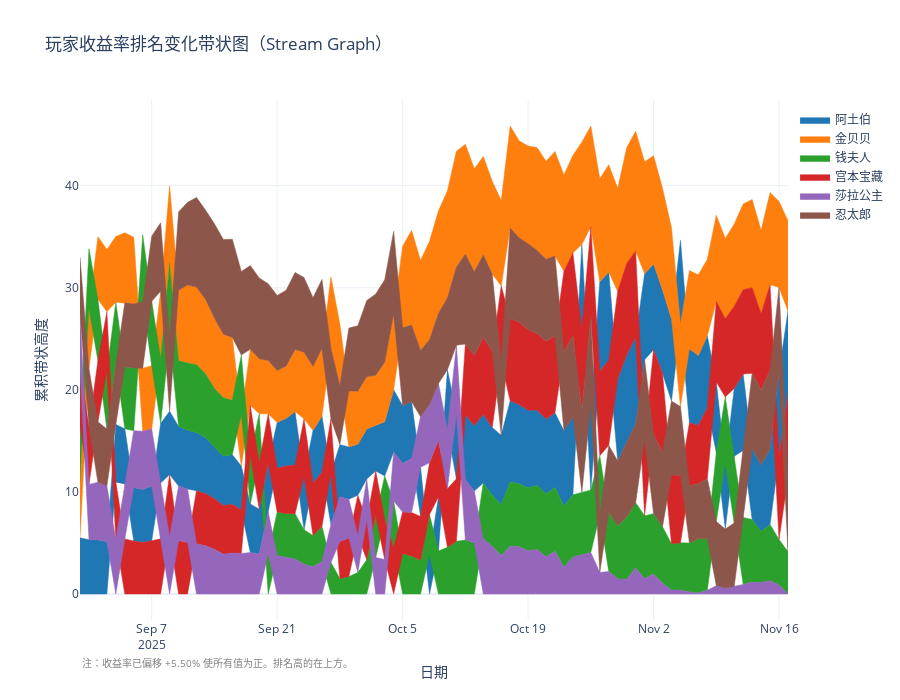

Notebook code cell kept with this figure:
### Markdown cell above
## Claude的生成结果

### Code cell
import plotly.graph_objects as go
import numpy as np
import pandas as pd

# --- 1. 计算每个玩家的收益率 ---
player_returns = {}
initial_assets = {}

for player_name, df in player_dataframes.items():
    initial_asset = df['total_assets'].iloc[0]
    initial_assets[player_name] = initial_asset
    returns = (df['total_assets'] / initial_asset - 1) * 100
    player_returns[player_name] = returns.values

returns_df = pd.DataFrame(player_returns, index=player_dataframes[list(player_dataframes.keys())[0]]['date'])

# --- 2. 计算全局最小收益率和偏移量C ---
global_min_return = returns_df.min().min()
C = -global_min_return
print(f"全局最小收益率: {global_min_return:.2f}%")
print(f"偏移量 C: {C:.2f}%")

# --- 3. 每个时刻按收益率排序，构建每个玩家的y坐标 ---
dates = returns_df.index
num_days = len(dates)
player_names = list(returns_df.columns)

colors = ['#1f77b4', '#ff7f0e', '#2ca02c', '#d62728', '#9467bd',
          '#8c564b', '#e377c2', '#7f7f7f', '#bcbd22', '#17becf']
player_colors = {player: colors[i % len(colors)]
                 for i, player in enumerate(player_names)}

player_boundaries = {player: {'y_lower': [], 'y_upper': [], 'hover': []}
                     for player in player_names}

for day_idx in range(num_days):
    day_returns = returns_df.iloc[day_idx].sort_values(ascending=True)

    cumulative_height = 0
    for player_name in day_returns.index:
        player_return = day_returns[player_name]
        band_height = player_return + C

        player_boundaries[player_name]['y_lower'].append(cumulative_height)
        player_boundaries[player_name]['y_upper'].append(cumulative_height + band_height)

        rank = len(day_returns) - list(day_returns.index).index(player_name)
        hover_text = (f"日期: {dates[day_idx]}<br>"
                     f"玩家: {player_name}<br>"
                     f"收益率: {player_return:.2f}%<br>"
                     f"排名: {rank}/{len(player_names)}")
        player_boundaries[player_name]['hover'].append(hover_text)

        cumulative_height += band_height

# --- 4. 绘制带状图（不显示在hover中）---
fig = go.Figure()

for player_name in player_names:
    boundaries = player_boundaries[player_name]

    x_coords = list(dates) + list(dates)[::-1]
    y_coords = boundaries['y_upper'] + boundaries['y_lower'][::-1]

    fig.add_trace(go.Scatter(
        x=x_coords,
        y=y_coords,
        name=player_name,
        fill='toself',
        fillcolor=player_colors[player_name],
        line=dict(width=0.5, color=player_colors[player_name]),
        mode='lines',
        hoverinfo='skip',  # 条带不显示hover
        showlegend=True
    ))

# --- 5. 添加不可见的hover触发线 ---
for day_idx in range(num_days):
    # 构建当天的hover文本（显示所有玩家）
    day_returns = returns_df.iloc[day_idx].sort_values(ascending=False)  # 从高到低排序
    hover_lines = [f"<b>日期: {dates[day_idx]}</b><br>"]

    for rank, (player_name, player_return) in enumerate(day_returns.items(), 1):
        hover_lines.append(
            f"{rank}. {player_name}: {player_return:.2f}%"
        )

    hover_text = "<br>".join(hover_lines)

    # 添加一条从底部到顶部的不可见垂直线
    y_max = sum([returns_df.iloc[day_idx][p] + C for p in player_names])

    fig.add_trace(go.Scatter(
        x=[dates[day_idx], dates[day_idx]],
        y=[0, y_max],
        mode='lines',
        line=dict(width=0.1, color='rgba(0,0,0,0)'),  # 完全透明
        hovertext=hover_text,
        hoverinfo='text',
        showlegend=False,
        name=''
    ))

# --- 6. 更新布局 ---
fig.update_layout(
    title='玩家收益率排名变化带状图（Stream Graph）',
    xaxis_title='日期',
    yaxis_title='累积带状高度',
    hovermode='closest',  # 改为 closest 模式
    height=700,
    template='plotly_white',
    legend=dict(
        yanchor="top",
        y=0.99,
        xanchor="left",
        x=1.01
    )
)

fig.add_annotation(
    text=f"注：收益率已偏移 +{C:.2f}% 使所有值为正。排名高的在上方。",
    xref="paper", yref="paper",
    x=0, y=-0.1,
    showarrow=False,
    font=dict(size=10, color="gray")
)

fig.show()

# --- 7. 打印排名变化示例 ---
# print("\n--- 收益率排名变化（前5天）---")
# for day_idx in range(min(5, num_days)):
#     print(f"\n日期: {dates[day_idx]}")
#     day_sorted = returns_df.iloc[day_idx].sort_values(ascending=False)
#     for rank, (player, ret) in enumerate(day_sorted.items(), 1):
#         print(f"  {rank}. {player}: {ret:.2f}%")

# print("\n--- 收益率排名变化（最后3天）---")
# for day_idx in range(max(0, num_days-3), num_days):
#     print(f"\n日期: {dates[day_idx]}")
#     day_sorted = returns_df.iloc[day_idx].sort_values(ascending=False)
#     for rank, (player, ret) in enumerate(day_sorted.items(), 1):
#         print(f"  {rank}. {player}: {ret:.2f}%")

### Figure 1 — Plotly figure (JSON) as saved in the notebook; plotly's stock layout.template omitted (floating-point values rounded to 4 significant figures; data arrays with more than 128 entries replaced by an {"elided": "..."} marker saying what was removed)
{"data": [{"fill": "toself", "fillcolor": "#1f77b4", "hoverinfo": "skip", "line": {"color": "#1f77b4", "width": 0.5}, "mode": "lines", "name": "阿土伯", "showlegend": true, "type": "scatter", "x": {"elided": "160 str values"}, "y": {"elided": "160 float values"}}, {"fill": "toself", "fillcolor": "#ff7f0e", "hoverinfo": "skip", "line": {"color": "#ff7f0e", "width": 0.5}, "mode": "lines", "name": "金贝贝", "showlegend": true, "type": "scatter", "x": {"elided": "160 str values"}, "y": {"elided": "160 float values"}}, {"fill": "toself", "fillcolor": "#2ca02c", "hoverinfo": "skip", "line": {"color": "#2ca02c", "width": 0.5}, "mode": "lines", "name": "钱夫人", "showlegend": true, "type": "scatter", "x": {"elided": "160 str values"}, "y": {"elided": "160 float values"}}, {"fill": "toself", "fillcolor": "#d62728", "hoverinfo": "skip", "line": {"color": "#d62728", "width": 0.5}, "mode": "lines", "name": "宫本宝藏", "showlegend": true, "type": "scatter", "x": {"elided": "160 str values"}, "y": {"elided": "160 float values"}}, {"fill": "toself", "fillcolor": "#9467bd", "hoverinfo": "skip", "line": {"color": "#9467bd", "width": 0.5}, "mode": "lines", "name": "莎拉公主", "showlegend": true, "type": "scatter", "x": {"elided": "160 str values"}, "y": {"elided": "160 float values"}}, {"fill": "toself", "fillcolor": "#8c564b", "hoverinfo": "skip", "line": {"color": "#8c564b", "width": 0.5}, "mode": "lines", "name": "忍太郎", "showlegend": true, "type": "scatter", "x": {"elided": "160 str values"}, "y": {"elided": "160 float values"}}, {"hoverinfo": "text", "hovertext": "<b>日期: 2025-08-30</b><br><br>1. 阿土伯: 0.00%<br>2. 金贝贝: 0.00%<br>3. 钱夫人: 0.00%<br>4. 宫本宝藏: 0.00%<br>5. 莎拉公主: 0.00%<br>6. 忍太郎: 0.00%", "line": {"color": "rgba(0,0,0,0)", "width": 0.1}, "mode": "lines", "name": "", "showlegend": false, "type": "scatter", "x": ["2025-08-30", "2025-08-30"], "y": [0, 33.0]}, {"hoverinfo": "text", "hovertext": "<b>日期: 2025-08-31</b><br><br>1. 金贝贝: 0.38%<br>2. 钱夫人: 0.38%<br>3. 宫本宝藏: 0.17%<br>4. 忍太郎: 0.17%<br>5. 莎拉公主: -0.10%<br>6. 阿土伯: -0.18%", "line": {"color": "rgba(0,0,0,0)", "width": 0.1}, "mode": "lines", "name": "", "showlegend": false, "type": "scatter", "x": ["2025-08-31", "2025-08-31"], "y": [0, 33.82]}, {"hoverinfo": "text", "hovertext": "<b>日期: 2025-09-01</b><br><br>1. 金贝贝: 0.62%<br>2. 钱夫人: 0.52%<br>3. 宫本宝藏: 0.49%<br>4. 忍太郎: 0.42%<br>5. 莎拉公主: 0.15%<br>6. 阿土伯: -0.21%", "line": {"color": "rgba(0,0,0,0)", "width": 0.1}, "mode": "lines", "name": "", "showlegend": false, "type": "scatter", "x": ["2025-09-01", "2025-09-01"], "y": [0, 34.99]}, {"hoverinfo": "text", "hovertext": "<b>日期: 2025-09-02</b><br><br>1. 金贝贝: 0.59%<br>2. 宫本宝藏: 0.30%<br>3. 钱夫人: 0.19%<br>4. 忍太郎: 0.06%<br>5. 莎拉公主: -0.03%<br>6. 阿土伯: -0.38%", "line": {"color": "rgba(0,0,0,0)", "width": 0.1}, "mode": "lines", "name": "", "showlegend": false, "type": "scatter", "x": ["2025-09-02", "2025-09-02"], "y": [0, 33.74]}, {"hoverinfo": "text", "hovertext": "<b>日期: 2025-09-03</b><br><br>1. 金贝贝: 0.94%<br>2. 钱夫人: 0.54%<br>3. 忍太郎: 0.45%<br>4. 阿土伯: 0.14%<br>5. 宫本宝藏: 0.12%<br>6. 莎拉公主: -0.17%", "line": {"color": "rgba(0,0,0,0)", "width": 0.1}, "mode": "lines", "name": "", "showlegend": false, "type": "scatter", "x": ["2025-09-03", "2025-09-03"], "y": [0, 35.02]}, {"hoverinfo": "text", "hovertext": "<b>日期: 2025-09-04</b><br><br>1. 金贝贝: 1.36%<br>2. 忍太郎: 0.76%<br>3. 钱夫人: 0.56%<br>4. 阿土伯: -0.09%<br>5. 莎拉公主: -0.10%<br>6. 宫本宝藏: -0.12%", "line": {"color": "rgba(0,0,0,0)", "width": 0.1}, "mode": "lines", "name": "", "showlegend": false, "type": "scatter", "x": ["2025-09-04", "2025-09-04"], "y": [0, 35.37]}, {"hoverinfo": "text", "hovertext": "<b>日期: 2025-09-05</b><br><br>1. 金贝贝: 1.03%<br>2. 忍太郎: 0.76%<br>3. 钱夫人: 0.66%<br>4. 莎拉公主: 0.07%<br>5. 阿土伯: -0.28%<br>6. 宫本宝藏: -0.30%", "line": {"color": "rgba(0,0,0,0)", "width": 0.1}, "mode": "lines", "name": "", "showlegend": false, "type": "scatter", "x": ["2025-09-05", "2025-09-05"], "y": [0, 34.94]}, {"hoverinfo": "text", "hovertext": "<b>日期: 2025-09-06</b><br><br>1. 钱夫人: 1.06%<br>2. 忍太郎: 1.03%<br>3. 金贝贝: 0.65%<br>4. 莎拉公主: 0.21%<br>5. 阿土伯: -0.30%<br>6. 宫本宝藏: -0.46%", "line": {"color": "rgba(0,0,0,0)", "width": 0.1}, "mode": "lines", "name": "", "showlegend": false, "type": "scatter", "x": ["2025-09-06", "2025-09-06"], "y": [0, 35.2]}, {"hoverinfo": "text", "hovertext": "<b>日期: 2025-09-07</b><br><br>1. 忍太郎: 0.88%<br>2. 钱夫人: 0.81%<br>3. 金贝贝: 0.69%<br>4. 莎拉公主: 0.09%<br>5. 阿土伯: -0.14%<br>6. 宫本宝藏: -0.29%", "line": {"color": "rgba(0,0,0,0)", "width": 0.1}, "mode": "lines", "name": "", "showlegend": false, "type": "scatter", "x": ["2025-09-07", "2025-09-07"], "y": [0, 35.05]}, {"hoverinfo": "text", "hovertext": "<b>日期: 2025-09-08</b><br><br>1. 忍太郎: 1.21%<br>2. 金贝贝: 1.08%<br>3. 钱夫人: 0.87%<br>4. 阿土伯: 0.31%<br>5. 莎拉公主: -0.03%<br>6. 宫本宝藏: -0.09%", "line": {"color": "rgba(0,0,0,0)", "width": 0.1}, "mode": "lines", "name": "", "showlegend": false, "type": "scatter", "x": ["2025-09-08", "2025-09-08"], "y": [0, 36.35]}, {"hoverinfo": "text", "hovertext": "<b>日期: 2025-09-09</b><br><br>1. 金贝贝: 2.07%<br>2. 钱夫人: 1.83%<br>3. 忍太郎: 1.66%<br>4. 阿土伯: 0.71%<br>5. 宫本宝藏: 0.56%<br>6. 莎拉公主: 0.14%", "line": {"color": "rgba(0,0,0,0)", "width": 0.1}, "mode": "lines", "name": "", "showlegend": false, "type": "scatter", "x": ["2025-09-09", "2025-09-09"], "y": [0, 39.98]}, {"hoverinfo": "text", "hovertext": "<b>日期: 2025-09-10</b><br><br>1. 忍太郎: 2.16%<br>2. 金贝贝: 1.43%<br>3. 钱夫人: 0.92%<br>4. 阿土伯: 0.35%<br>5. 莎拉公主: -0.14%<br>6. 宫本宝藏: -0.29%", "line": {"color": "rgba(0,0,0,0)", "width": 0.1}, "mode": "lines", "name": "", "showlegend": false, "type": "scatter", "x": ["2025-09-10", "2025-09-10"], "y": [0, 37.42]}, {"hoverinfo": "text", "hovertext": "<b>日期: 2025-09-11</b><br><br>1. 忍太郎: 2.59%<br>2. 金贝贝: 2.15%<br>3. 钱夫人: 1.07%<br>4. 阿土伯: 0.27%<br>5. 莎拉公主: -0.29%<br>6. 宫本宝藏: -0.44%", "line": {"color": "rgba(0,0,0,0)", "width": 0.1}, "mode": "lines", "name": "", "showlegend": false, "type": "scatter", "x": ["2025-09-11", "2025-09-11"], "y": [0, 38.36]}, {"hoverinfo": "text", "hovertext": "<b>日期: 2025-09-12</b><br><br>1. 忍太郎: 3.29%<br>2. 金贝贝: 2.11%<br>3. 钱夫人: 1.13%<br>4. 阿土伯: 0.21%<br>5. 宫本宝藏: -0.32%<br>6. 莎拉公主: -0.57%", "line": {"color": "rgba(0,0,0,0)", "width": 0.1}, "mode": "lines", "name": "", "showlegend": false, "type": "scatter", "x": ["2025-09-12", "2025-09-12"], "y": [0, 38.85]}, {"hoverinfo": "text", "hovertext": "<b>日期: 2025-09-13</b><br><br>1. 忍太郎: 3.23%<br>2. 金贝贝: 1.82%<br>3. 钱夫人: 0.74%<br>4. 阿土伯: 0.00%<br>5. 宫本宝藏: -0.40%<br>6. 莎拉公主: -0.77%", "line": {"color": "rgba(0,0,0,0)", "width": 0.1}, "mode": "lines", "name": "", "showlegend": false, "type": "scatter", "x": ["2025-09-13", "2025-09-13"], "y": [0, 37.61]}, {"hoverinfo": "text", "hovertext": "<b>日期: 2025-09-14</b><br><br>1. 忍太郎: 3.74%<br>2. 金贝贝: 1.38%<br>3. 钱夫人: 0.26%<br>4. 阿土伯: -0.46%<br>5. 宫本宝藏: -0.55%<br>6. 莎拉公主: -1.12%", "line": {"color": "rgba(0,0,0,0)", "width": 0.1}, "mode": "lines", "name": "", "showlegend": false, "type": "scatter", "x": ["2025-09-14", "2025-09-14"], "y": [0, 36.25]}, {"hoverinfo": "text", "hovertext": "<b>日期: 2025-09-15</b><br><br>1. 忍太郎: 3.77%<br>2. 金贝贝: 0.72%<br>3. 钱夫人: 0.22%<br>4. 阿土伯: -0.66%<br>5. 宫本宝藏: -0.73%<br>6. 莎拉公主: -1.60%", "line": {"color": "rgba(0,0,0,0)", "width": 0.1}, "mode": "lines", "name": "", "showlegend": false, "type": "scatter", "x": ["2025-09-15", "2025-09-15"], "y": [0, 34.72]}, {"hoverinfo": "text", "hovertext": "<b>日期: 2025-09-16</b><br><br>1. 忍太郎: 4.12%<br>2. 金贝贝: 0.66%<br>3. 钱夫人: -0.17%<br>4. 阿土伯: -0.63%<br>5. 宫本宝藏: -0.75%<br>6. 莎拉公主: -1.48%", "line": {"color": "rgba(0,0,0,0)", "width": 0.1}, "mode": "lines", "name": "", "showlegend": false, "type": "scatter", "x": ["2025-09-16", "2025-09-16"], "y": [0, 34.76]}, {"hoverinfo": "text", "hovertext": "<b>日期: 2025-09-17</b><br><br>1. 忍太郎: 2.68%<br>2. 钱夫人: 0.33%<br>3. 金贝贝: -0.47%<br>4. 阿土伯: -1.18%<br>5. 宫本宝藏: -1.23%<br>6. 莎拉公主: -1.54%", "line": {"color": "rgba(0,0,0,0)", "width": 0.1}, "mode": "lines", "name": "", "showlegend": false, "type": "scatter", "x": ["2025-09-17", "2025-09-17"], "y": [0, 31.58]}, {"hoverinfo": "text", "hovertext": "<b>日期: 2025-09-18</b><br><br>1. 忍太郎: 2.70%<br>2. 金贝贝: -0.03%<br>3. 宫本宝藏: -0.61%<br>4. 钱夫人: -0.73%<br>5. 阿土伯: -0.75%<br>6. 莎拉公主: -1.43%", "line": {"color": "rgba(0,0,0,0)", "width": 0.1}, "mode": "lines", "name": "", "showlegend": false, "type": "scatter", "x": ["2025-09-18", "2025-09-18"], "y": [0, 32.16]}, {"hoverinfo": "text", "hovertext": "<b>日期: 2025-09-19</b><br><br>1. 忍太郎: 2.40%<br>2. 金贝贝: -0.11%<br>3. 钱夫人: -0.67%<br>4. 宫本宝藏: -0.99%<br>5. 阿土伯: -1.11%<br>6. 莎拉公主: -1.58%", "line": {"color": "rgba(0,0,0,0)", "width": 0.1}, "mode": "lines", "name": "", "showlegend": false, "type": "scatter", "x": ["2025-09-19", "2025-09-19"], "y": [0, 30.95]}, {"hoverinfo": "text", "hovertext": "<b>日期: 2025-09-20</b><br><br>1. 忍太郎: 2.03%<br>2. 金贝贝: -0.28%<br>3. 宫本宝藏: -0.68%<br>4. 阿土伯: -0.72%<br>5. 莎拉公主: -1.40%<br>6. 钱夫人: -1.55%", "line": {"color": "rgba(0,0,0,0)", "width": 0.1}, "mode": "lines", "name": "", "showlegend": false, "type": "scatter", "x": ["2025-09-20", "2025-09-20"], "y": [0, 30.4]}, {"hoverinfo": "text", "hovertext": "<b>日期: 2025-09-21</b><br><br>1. 忍太郎: 1.85%<br>2. 金贝贝: -0.41%<br>3. 阿土伯: -1.03%<br>4. 宫本宝藏: -1.20%<br>5. 钱夫人: -1.22%<br>6. 莎拉公主: -1.75%", "line": {"color": "rgba(0,0,0,0)", "width": 0.1}, "mode": "lines", "name": "", "showlegend": false, "type": "scatter", "x": ["2025-09-21", "2025-09-21"], "y": [0, 29.23]}, {"hoverinfo": "text", "hovertext": "<b>日期: 2025-09-22</b><br><br>1. 忍太郎: 1.92%<br>2. 金贝贝: -0.38%<br>3. 阿土伯: -0.83%<br>4. 宫本宝藏: -0.85%<br>5. 钱夫人: -1.21%<br>6. 莎拉公主: -1.91%", "line": {"color": "rgba(0,0,0,0)", "width": 0.1}, "mode": "lines", "name": "", "showlegend": false, "type": "scatter", "x": ["2025-09-22", "2025-09-22"], "y": [0, 29.75]}, {"hoverinfo": "text", "hovertext": "<b>日期: 2025-09-23</b><br><br>1. 忍太郎: 2.04%<br>2. 金贝贝: 0.59%<br>3. 阿土伯: -0.27%<br>4. 宫本宝藏: -0.74%<br>5. 钱夫人: -1.05%<br>6. 莎拉公主: -2.08%", "line": {"color": "rgba(0,0,0,0)", "width": 0.1}, "mode": "lines", "name": "", "showlegend": false, "type": "scatter", "x": ["2025-09-23", "2025-09-23"], "y": [0, 31.49]}, {"hoverinfo": "text", "hovertext": "<b>日期: 2025-09-24</b><br><br>1. 忍太郎: 1.81%<br>2. 金贝贝: 1.03%<br>3. 宫本宝藏: 0.15%<br>4. 阿土伯: -0.27%<br>5. 钱夫人: -2.12%<br>6. 莎拉公主: -2.59%", "line": {"color": "rgba(0,0,0,0)", "width": 0.1}, "mode": "lines", "name": "", "showlegend": false, "type": "scatter", "x": ["2025-09-24", "2025-09-24"], "y": [0, 30.99]}, {"hoverinfo": "text", "hovertext": "<b>日期: 2025-09-25</b><br><br>1. 忍太郎: 1.25%<br>2. 金贝贝: 0.75%<br>3. 阿土伯: -0.34%<br>4. 宫本宝藏: -0.37%<br>5. 钱夫人: -2.44%<br>6. 莎拉公主: -2.83%", "line": {"color": "rgba(0,0,0,0)", "width": 0.1}, "mode": "lines", "name": "", "showlegend": false, "type": "scatter", "x": ["2025-09-25", "2025-09-25"], "y": [0, 29.03]}, {"hoverinfo": "text", "hovertext": "<b>日期: 2025-09-26</b><br><br>1. 忍太郎: 1.26%<br>2. 金贝贝: 1.13%<br>3. 阿土伯: 0.00%<br>4. 宫本宝藏: -0.19%<br>5. 钱夫人: -2.05%<br>6. 莎拉公主: -2.34%", "line": {"color": "rgba(0,0,0,0)", "width": 0.1}, "mode": "lines", "name": "", "showlegend": false, "type": "scatter", "x": ["2025-09-26", "2025-09-26"], "y": [0, 30.82]}, {"hoverinfo": "text", "hovertext": "<b>日期: 2025-09-27</b><br><br>1. 金贝贝: 1.47%<br>2. 忍太郎: 1.44%<br>3. 宫本宝藏: -0.22%<br>4. 阿土伯: -0.45%<br>5. 莎拉公主: -1.79%<br>6. 钱夫人: -2.41%", "line": {"color": "rgba(0,0,0,0)", "width": 0.1}, "mode": "lines", "name": "", "showlegend": false, "type": "scatter", "x": ["2025-09-27", "2025-09-27"], "y": [0, 31.05]}, {"hoverinfo": "text", "hovertext": "<b>日期: 2025-09-28</b><br><br>1. 金贝贝: 0.52%<br>2. 忍太郎: 0.26%<br>3. 阿土伯: -0.40%<br>4. 莎拉公主: -1.11%<br>5. 宫本宝藏: -1.89%<br>6. 钱夫人: -3.97%", "line": {"color": "rgba(0,0,0,0)", "width": 0.1}, "mode": "lines", "name": "", "showlegend": false, "type": "scatter", "x": ["2025-09-28", "2025-09-28"], "y": [0, 26.42]}, {"hoverinfo": "text", "hovertext": "<b>日期: 2025-09-29</b><br><br>1. 忍太郎: 0.65%<br>2. 金贝贝: -0.02%<br>3. 阿土伯: -0.38%<br>4. 莎拉公主: -1.70%<br>5. 宫本宝藏: -1.73%<br>6. 钱夫人: -3.79%", "line": {"color": "rgba(0,0,0,0)", "width": 0.1}, "mode": "lines", "name": "", "showlegend": false, "type": "scatter", "x": ["2025-09-29", "2025-09-29"], "y": [0, 26.04]}, {"hoverinfo": "text", "hovertext": "<b>日期: 2025-09-30</b><br><br>1. 忍太郎: 0.91%<br>2. 金贝贝: -0.30%<br>3. 阿土伯: -0.50%<br>4. 宫本宝藏: -1.56%<br>5. 莎拉公主: -1.86%<br>6. 钱夫人: -3.41%", "line": {"color": "rgba(0,0,0,0)", "width": 0.1}, "mode": "lines", "name": "", "showlegend": false, "type": "scatter", "x": ["2025-09-30", "2025-09-30"], "y": [0, 26.28]}, {"hoverinfo": "text", "hovertext": "<b>日期: 2025-10-01</b><br><br>1. 忍太郎: 1.96%<br>2. 金贝贝: -0.38%<br>3. 阿土伯: -0.61%<br>4. 莎拉公主: -1.47%<br>5. 宫本宝藏: -1.60%<br>6. 钱夫人: -2.16%", "line": {"color": "rgba(0,0,0,0)", "width": 0.1}, "mode": "lines", "name": "", "showlegend": false, "type": "scatter", "x": ["2025-10-01", "2025-10-01"], "y": [0, 28.74]}, {"hoverinfo": "text", "hovertext": "<b>日期: 2025-10-02</b><br><br>1. 忍太郎: 2.45%<br>2. 金贝贝: -0.57%<br>3. 阿土伯: -1.05%<br>4. 宫本宝藏: -1.11%<br>5. 钱夫人: -1.41%<br>6. 莎拉公主: -1.94%", "line": {"color": "rgba(0,0,0,0)", "width": 0.1}, "mode": "lines", "name": "", "showlegend": false, "type": "scatter", "x": ["2025-10-02", "2025-10-02"], "y": [0, 29.38]}, {"hoverinfo": "text", "hovertext": "<b>日期: 2025-10-03</b><br><br>1. 忍太郎: 2.58%<br>2. 金贝贝: 0.34%<br>3. 阿土伯: -0.20%<br>4. 钱夫人: -1.25%<br>5. 宫本宝藏: -1.57%<br>6. 莎拉公主: -2.12%", "line": {"color": "rgba(0,0,0,0)", "width": 0.1}, "mode": "lines", "name": "", "showlegend": false, "type": "scatter", "x": ["2025-10-03", "2025-10-03"], "y": [0, 30.79]}, {"hoverinfo": "text", "hovertext": "<b>日期: 2025-10-04</b><br><br>1. 忍太郎: 2.61%<br>2. 金贝贝: 1.91%<br>3. 阿土伯: 0.58%<br>4. 莎拉公主: -0.69%<br>5. 钱夫人: -0.93%<br>6. 宫本宝藏: -0.96%", "line": {"color": "rgba(0,0,0,0)", "width": 0.1}, "mode": "lines", "name": "", "showlegend": false, "type": "scatter", "x": ["2025-10-04", "2025-10-04"], "y": [0, 35.52]}, {"hoverinfo": "text", "hovertext": "<b>日期: 2025-10-05</b><br><br>1. 金贝贝: 2.49%<br>2. 忍太郎: 2.14%<br>3. 阿土伯: 0.15%<br>4. 莎拉公主: -0.75%<br>5. 宫本宝藏: -1.43%<br>6. 钱夫人: -1.54%", "line": {"color": "rgba(0,0,0,0)", "width": 0.1}, "mode": "lines", "name": "", "showlegend": false, "type": "scatter", "x": ["2025-10-05", "2025-10-05"], "y": [0, 34.07]}, {"hoverinfo": "text", "hovertext": "<b>日期: 2025-10-06</b><br><br>1. 金贝贝: 3.77%<br>2. 忍太郎: 2.01%<br>3. 阿土伯: 0.06%<br>4. 莎拉公主: -0.21%<br>5. 宫本宝藏: -1.23%<br>6. 钱夫人: -1.78%", "line": {"color": "rgba(0,0,0,0)", "width": 0.1}, "mode": "lines", "name": "", "showlegend": false, "type": "scatter", "x": ["2025-10-06", "2025-10-06"], "y": [0, 35.62]}, {"hoverinfo": "text", "hovertext": "<b>日期: 2025-10-07</b><br><br>1. 金贝贝: 3.32%<br>2. 忍太郎: 0.98%<br>3. 莎拉公主: -0.56%<br>4. 阿土伯: -0.67%<br>5. 宫本宝藏: -1.23%<br>6. 钱夫人: -2.18%", "line": {"color": "rgba(0,0,0,0)", "width": 0.1}, "mode": "lines", "name": "", "showlegend": false, "type": "scatter", "x": ["2025-10-07", "2025-10-07"], "y": [0, 32.67]}, {"hoverinfo": "text", "hovertext": "<b>日期: 2025-10-08</b><br><br>1. 金贝贝: 4.15%<br>2. 忍太郎: 0.86%<br>3. 莎拉公主: 0.19%<br>4. 宫本宝藏: -0.43%<br>5. 钱夫人: -1.59%<br>6. 阿土伯: -1.63%", "line": {"color": "rgba(0,0,0,0)", "width": 0.1}, "mode": "lines", "name": "", "showlegend": false, "type": "scatter", "x": ["2025-10-08", "2025-10-08"], "y": [0, 34.56]}, {"hoverinfo": "text", "hovertext": "<b>日期: 2025-10-09</b><br><br>1. 金贝贝: 4.55%<br>2. 忍太郎: 1.36%<br>3. 莎拉公主: 0.07%<br>4. 宫本宝藏: 0.05%<br>5. 阿土伯: -0.22%<br>6. 钱夫人: -1.28%", "line": {"color": "rgba(0,0,0,0)", "width": 0.1}, "mode": "lines", "name": "", "showlegend": false, "type": "scatter", "x": ["2025-10-09", "2025-10-09"], "y": [0, 37.53]}, {"hoverinfo": "text", "hovertext": "<b>日期: 2025-10-10</b><br><br>1. 金贝贝: 4.99%<br>2. 忍太郎: 1.55%<br>3. 阿土伯: 0.35%<br>4. 莎拉公主: 0.31%<br>5. 宫本宝藏: 0.23%<br>6. 钱夫人: -0.93%", "line": {"color": "rgba(0,0,0,0)", "width": 0.1}, "mode": "lines", "name": "", "showlegend": false, "type": "scatter", "x": ["2025-10-10", "2025-10-10"], "y": [0, 39.5]}, {"hoverinfo": "text", "hovertext": "<b>日期: 2025-10-11</b><br><br>1. 金贝贝: 5.85%<br>2. 忍太郎: 2.14%<br>3. 莎拉公主: 1.25%<br>4. 阿土伯: 0.83%<br>5. 宫本宝藏: 0.62%<br>6. 钱夫人: -0.34%", "line": {"color": "rgba(0,0,0,0)", "width": 0.1}, "mode": "lines", "name": "", "showlegend": false, "type": "scatter", "x": ["2025-10-11", "2025-10-11"], "y": [0, 43.36]}, {"hoverinfo": "text", "hovertext": "<b>日期: 2025-10-12</b><br><br>1. 金贝贝: 5.26%<br>2. 忍太郎: 3.30%<br>3. 宫本宝藏: 1.43%<br>4. 阿土伯: 0.90%<br>5. 莎拉公主: 0.37%<br>6. 钱夫人: -0.22%", "line": {"color": "rgba(0,0,0,0)", "width": 0.1}, "mode": "lines", "name": "", "showlegend": false, "type": "scatter", "x": ["2025-10-12", "2025-10-12"], "y": [0, 44.05]}, {"hoverinfo": "text", "hovertext": "<b>日期: 2025-10-13</b><br><br>1. 金贝贝: 4.57%<br>2. 忍太郎: 2.69%<br>3. 宫本宝藏: 1.38%<br>4. 阿土伯: 0.92%<br>5. 莎拉公主: -0.44%<br>6. 钱夫人: -0.48%", "line": {"color": "rgba(0,0,0,0)", "width": 0.1}, "mode": "lines", "name": "", "showlegend": false, "type": "scatter", "x": ["2025-10-13", "2025-10-13"], "y": [0, 41.64]}, {"hoverinfo": "text", "hovertext": "<b>日期: 2025-10-14</b><br><br>1. 金贝贝: 4.15%<br>2. 忍太郎: 2.56%<br>3. 宫本宝藏: 2.05%<br>4. 阿土伯: 1.22%<br>5. 钱夫人: -0.04%<br>6. 莎拉公主: -0.09%", "line": {"color": "rgba(0,0,0,0)", "width": 0.1}, "mode": "lines", "name": "", "showlegend": false, "type": "scatter", "x": ["2025-10-14", "2025-10-14"], "y": [0, 42.86]}, {"hoverinfo": "text", "hovertext": "<b>日期: 2025-10-15</b><br><br>1. 金贝贝: 3.61%<br>2. 忍太郎: 2.06%<br>3. 宫本宝藏: 1.96%<br>4. 阿土伯: 1.10%<br>5. 钱夫人: -0.46%<br>6. 莎拉公主: -0.83%", "line": {"color": "rgba(0,0,0,0)", "width": 0.1}, "mode": "lines", "name": "", "showlegend": false, "type": "scatter", "x": ["2025-10-15", "2025-10-15"], "y": [0, 40.44]}, {"hoverinfo": "text", "hovertext": "<b>日期: 2025-10-16</b><br><br>1. 金贝贝: 2.87%<br>2. 宫本宝藏: 1.95%<br>3. 忍太郎: 1.67%<br>4. 阿土伯: 1.30%<br>5. 钱夫人: -0.50%<br>6. 莎拉公主: -1.76%", "line": {"color": "rgba(0,0,0,0)", "width": 0.1}, "mode": "lines", "name": "", "showlegend": false, "type": "scatter", "x": ["2025-10-16", "2025-10-16"], "y": [0, 38.53]}, {"hoverinfo": "text", "hovertext": "<b>日期: 2025-10-17</b><br><br>1. 金贝贝: 4.49%<br>2. 忍太郎: 3.38%<br>3. 宫本宝藏: 2.54%<br>4. 阿土伯: 2.44%<br>5. 钱夫人: 0.81%<br>6. 莎拉公主: -0.83%", "line": {"color": "rgba(0,0,0,0)", "width": 0.1}, "mode": "lines", "name": "", "showlegend": false, "type": "scatter", "x": ["2025-10-17", "2025-10-17"], "y": [0, 45.84]}, {"hoverinfo": "text", "hovertext": "<b>日期: 2025-10-18</b><br><br>1. 金贝贝: 4.00%<br>2. 忍太郎: 2.74%<br>3. 宫本宝藏: 2.58%<br>4. 阿土伯: 2.28%<br>5. 钱夫人: 0.67%<br>6. 莎拉公主: -0.88%", "line": {"color": "rgba(0,0,0,0)", "width": 0.1}, "mode": "lines", "name": "", "showlegend": false, "type": "scatter", "x": ["2025-10-18", "2025-10-18"], "y": [0, 44.39]}, {"hoverinfo": "text", "hovertext": "<b>日期: 2025-10-19</b><br><br>1. 金贝贝: 4.07%<br>2. 忍太郎: 2.92%<br>3. 宫本宝藏: 2.38%<br>4. 阿土伯: 2.11%<br>5. 钱夫人: 0.65%<br>6. 莎拉公主: -1.27%", "line": {"color": "rgba(0,0,0,0)", "width": 0.1}, "mode": "lines", "name": "", "showlegend": false, "type": "scatter", "x": ["2025-10-19", "2025-10-19"], "y": [0, 43.87]}, {"hoverinfo": "text", "hovertext": "<b>日期: 2025-10-20</b><br><br>1. 金贝贝: 4.59%<br>2. 忍太郎: 2.63%<br>3. 宫本宝藏: 1.99%<br>4. 阿土伯: 1.86%<br>5. 钱夫人: 0.79%<br>6. 莎拉公主: -1.14%", "line": {"color": "rgba(0,0,0,0)", "width": 0.1}, "mode": "lines", "name": "", "showlegend": false, "type": "scatter", "x": ["2025-10-20", "2025-10-20"], "y": [0, 43.73]}, {"hoverinfo": "text", "hovertext": "<b>日期: 2025-10-21</b><br><br>1. 金贝贝: 4.10%<br>2. 忍太郎: 2.52%<br>3. 宫本宝藏: 2.13%<br>4. 阿土伯: 1.83%<br>5. 钱夫人: 0.66%<br>6. 莎拉公主: -1.86%", "line": {"color": "rgba(0,0,0,0)", "width": 0.1}, "mode": "lines", "name": "", "showlegend": false, "type": "scatter", "x": ["2025-10-21", "2025-10-21"], "y": [0, 42.39]}, {"hoverinfo": "text", "hovertext": "<b>日期: 2025-10-22</b><br><br>1. 金贝贝: 4.73%<br>2. 忍太郎: 2.33%<br>3. 宫本宝藏: 2.03%<br>4. 阿土伯: 1.81%<br>5. 钱夫人: 0.75%<br>6. 莎拉公主: -1.32%", "line": {"color": "rgba(0,0,0,0)", "width": 0.1}, "mode": "lines", "name": "", "showlegend": false, "type": "scatter", "x": ["2025-10-22", "2025-10-22"], "y": [0, 43.33]}, {"hoverinfo": "text", "hovertext": "<b>日期: 2025-10-23</b><br><br>1. 金贝贝: 3.92%<br>2. 宫本宝藏: 2.38%<br>3. 忍太郎: 2.25%<br>4. 阿土伯: 1.89%<br>5. 钱夫人: 0.47%<br>6. 莎拉公主: -2.88%", "line": {"color": "rgba(0,0,0,0)", "width": 0.1}, "mode": "lines", "name": "", "showlegend": false, "type": "scatter", "x": ["2025-10-23", "2025-10-23"], "y": [0, 41.04]}, {"hoverinfo": "text", "hovertext": "<b>日期: 2025-10-24</b><br><br>1. 金贝贝: 4.05%<br>2. 宫本宝藏: 2.61%<br>3. 忍太郎: 2.42%<br>4. 阿土伯: 2.15%<br>5. 钱夫人: 0.60%<br>6. 莎拉公主: -1.88%", "line": {"color": "rgba(0,0,0,0)", "width": 0.1}, "mode": "lines", "name": "", "showlegend": false, "type": "scatter", "x": ["2025-10-24", "2025-10-24"], "y": [0, 42.96]}, {"hoverinfo": "text", "hovertext": "<b>日期: 2025-10-25</b><br><br>1. 金贝贝: 4.53%<br>2. 阿土伯: 2.75%<br>3. 宫本宝藏: 2.52%<br>4. 忍太郎: 2.50%<br>5. 钱夫人: 0.58%<br>6. 莎拉公主: -1.63%", "line": {"color": "rgba(0,0,0,0)", "width": 0.1}, "mode": "lines", "name": "", "showlegend": false, "type": "scatter", "x": ["2025-10-25", "2025-10-25"], "y": [0, 44.26]}, {"hoverinfo": "text", "hovertext": "<b>日期: 2025-10-26</b><br><br>1. 金贝贝: 4.37%<br>2. 宫本宝藏: 3.28%<br>3. 忍太郎: 3.21%<br>4. 阿土伯: 2.79%<br>5. 钱夫人: 0.63%<br>6. 莎拉公主: -1.44%", "line": {"color": "rgba(0,0,0,0)", "width": 0.1}, "mode": "lines", "name": "", "showlegend": false, "type": "scatter", "x": ["2025-10-26", "2025-10-26"], "y": [0, 45.84]}, {"hoverinfo": "text", "hovertext": "<b>日期: 2025-10-27</b><br><br>1. 金贝贝: 4.59%<br>2. 阿土伯: 3.28%<br>3. 宫本宝藏: 2.76%<br>4. 钱夫人: 0.30%<br>5. 忍太郎: 0.14%<br>6. 莎拉公主: -3.40%", "line": {"color": "rgba(0,0,0,0)", "width": 0.1}, "mode": "lines", "name": "", "showlegend": false, "type": "scatter", "x": ["2025-10-27", "2025-10-27"], "y": [0, 40.67]}, {"hoverinfo": "text", "hovertext": "<b>日期: 2025-10-28</b><br><br>1. 金贝贝: 5.01%<br>2. 阿土伯: 3.11%<br>3. 宫本宝藏: 2.86%<br>4. 忍太郎: 1.09%<br>5. 钱夫人: 0.26%<br>6. 莎拉公主: -3.29%", "line": {"color": "rgba(0,0,0,0)", "width": 0.1}, "mode": "lines", "name": "", "showlegend": false, "type": "scatter", "x": ["2025-10-28", "2025-10-28"], "y": [0, 42.04]}, {"hoverinfo": "text", "hovertext": "<b>日期: 2025-10-29</b><br><br>1. 金贝贝: 4.59%<br>2. 宫本宝藏: 3.05%<br>3. 阿土伯: 2.56%<br>4. 忍太郎: 0.83%<br>5. 钱夫人: -0.29%<br>6. 莎拉公主: -4.02%", "line": {"color": "rgba(0,0,0,0)", "width": 0.1}, "mode": "lines", "name": "", "showlegend": false, "type": "scatter", "x": ["2025-10-29", "2025-10-29"], "y": [0, 39.73]}, {"hoverinfo": "text", "hovertext": "<b>日期: 2025-10-30</b><br><br>1. 金贝贝: 5.83%<br>2. 宫本宝藏: 3.47%<br>3. 阿土伯: 3.12%<br>4. 忍太郎: 1.74%<br>5. 钱夫人: 0.63%<br>6. 莎拉公主: -4.09%", "line": {"color": "rgba(0,0,0,0)", "width": 0.1}, "mode": "lines", "name": "", "showlegend": false, "type": "scatter", "x": ["2025-10-30", "2025-10-30"], "y": [0, 43.7]}, {"hoverinfo": "text", "hovertext": "<b>日期: 2025-10-31</b><br><br>1. 金贝贝: 6.23%<br>2. 宫本宝藏: 2.96%<br>3. 阿土伯: 2.96%<br>4. 忍太郎: 2.24%<br>5. 钱夫人: 0.88%<br>6. 莎拉公主: -2.94%", "line": {"color": "rgba(0,0,0,0)", "width": 0.1}, "mode": "lines", "name": "", "showlegend": false, "type": "scatter", "x": ["2025-10-31", "2025-10-31"], "y": [0, 45.32]}, {"hoverinfo": "text", "hovertext": "<b>日期: 2025-11-01</b><br><br>1. 金贝贝: 5.46%<br>2. 阿土伯: 2.92%<br>3. 忍太郎: 2.29%<br>4. 宫本宝藏: 2.00%<br>5. 钱夫人: 0.65%<br>6. 莎拉公主: -3.99%", "line": {"color": "rgba(0,0,0,0)", "width": 0.1}, "mode": "lines", "name": "", "showlegend": false, "type": "scatter", "x": ["2025-11-01", "2025-11-01"], "y": [0, 42.33]}, {"hoverinfo": "text", "hovertext": "<b>日期: 2025-11-02</b><br><br>1. 金贝贝: 5.12%<br>2. 阿土伯: 2.89%<br>3. 宫本宝藏: 2.77%<br>4. 忍太郎: 2.29%<br>5. 钱夫人: 0.42%<br>6. 莎拉公主: -3.55%", "line": {"color": "rgba(0,0,0,0)", "width": 0.1}, "mode": "lines", "name": "", "showlegend": false, "type": "scatter", "x": ["2025-11-02", "2025-11-02"], "y": [0, 42.94]}, {"hoverinfo": "text", "hovertext": "<b>日期: 2025-11-03</b><br><br>1. 金贝贝: 4.43%<br>2. 阿土伯: 2.71%<br>3. 宫本宝藏: 2.20%<br>4. 忍太郎: 1.80%<br>5. 钱夫人: 0.03%<br>6. 莎拉公主: -4.44%", "line": {"color": "rgba(0,0,0,0)", "width": 0.1}, "mode": "lines", "name": "", "showlegend": false, "type": "scatter", "x": ["2025-11-03", "2025-11-03"], "y": [0, 39.73]}, {"hoverinfo": "text", "hovertext": "<b>日期: 2025-11-04</b><br><br>1. 金贝贝: 3.44%<br>2. 阿土伯: 2.53%<br>3. 忍太郎: 1.74%<br>4. 宫本宝藏: 1.24%<br>5. 钱夫人: -0.97%<br>6. 莎拉公主: -5.11%", "line": {"color": "rgba(0,0,0,0)", "width": 0.1}, "mode": "lines", "name": "", "showlegend": false, "type": "scatter", "x": ["2025-11-04", "2025-11-04"], "y": [0, 35.88]}, {"hoverinfo": "text", "hovertext": "<b>日期: 2025-11-05</b><br><br>1. 阿土伯: 2.71%<br>2. 金贝贝: 2.58%<br>3. 忍太郎: 1.22%<br>4. 宫本宝藏: 1.11%<br>5. 钱夫人: -0.87%<br>6. 莎拉公主: -5.11%", "line": {"color": "rgba(0,0,0,0)", "width": 0.1}, "mode": "lines", "name": "", "showlegend": false, "type": "scatter", "x": ["2025-11-05", "2025-11-05"], "y": [0, 34.64]}, {"hoverinfo": "text", "hovertext": "<b>日期: 2025-11-06</b><br><br>1. 金贝贝: 2.15%<br>2. 阿土伯: 1.74%<br>3. 宫本宝藏: 0.66%<br>4. 忍太郎: 0.13%<br>5. 钱夫人: -0.71%<br>6. 莎拉公主: -5.31%", "line": {"color": "rgba(0,0,0,0)", "width": 0.1}, "mode": "lines", "name": "", "showlegend": false, "type": "scatter", "x": ["2025-11-06", "2025-11-06"], "y": [0, 31.68]}, {"hoverinfo": "text", "hovertext": "<b>日期: 2025-11-07</b><br><br>1. 金贝贝: 2.40%<br>2. 阿土伯: 1.34%<br>3. 宫本宝藏: 0.23%<br>4. 忍太郎: -0.12%<br>5. 钱夫人: -0.19%<br>6. 莎拉公主: -5.40%", "line": {"color": "rgba(0,0,0,0)", "width": 0.1}, "mode": "lines", "name": "", "showlegend": false, "type": "scatter", "x": ["2025-11-07", "2025-11-07"], "y": [0, 31.26]}, {"hoverinfo": "text", "hovertext": "<b>日期: 2025-11-08</b><br><br>1. 金贝贝: 2.00%<br>2. 阿土伯: 1.56%<br>3. 宫本宝藏: 1.41%<br>4. 忍太郎: 0.41%<br>5. 钱夫人: -0.46%<br>6. 莎拉公主: -5.13%", "line": {"color": "rgba(0,0,0,0)", "width": 0.1}, "mode": "lines", "name": "", "showlegend": false, "type": "scatter", "x": ["2025-11-08", "2025-11-08"], "y": [0, 32.79]}, {"hoverinfo": "text", "hovertext": "<b>日期: 2025-11-09</b><br><br>1. 金贝贝: 2.93%<br>2. 宫本宝藏: 2.40%<br>3. 阿土伯: 1.40%<br>4. 钱夫人: 1.27%<br>5. 忍太郎: 0.78%<br>6. 莎拉公主: -4.70%", "line": {"color": "rgba(0,0,0,0)", "width": 0.1}, "mode": "lines", "name": "", "showlegend": false, "type": "scatter", "x": ["2025-11-09", "2025-11-09"], "y": [0, 37.1]}, {"hoverinfo": "text", "hovertext": "<b>日期: 2025-11-10</b><br><br>1. 金贝贝: 2.37%<br>2. 宫本宝藏: 2.15%<br>3. 钱夫人: 0.99%<br>4. 阿土伯: 0.94%<br>5. 忍太郎: 0.27%<br>6. 莎拉公主: -4.90%", "line": {"color": "rgba(0,0,0,0)", "width": 0.1}, "mode": "lines", "name": "", "showlegend": false, "type": "scatter", "x": ["2025-11-10", "2025-11-10"], "y": [0, 34.83]}, {"hoverinfo": "text", "hovertext": "<b>日期: 2025-11-11</b><br><br>1. 金贝贝: 2.55%<br>2. 宫本宝藏: 2.54%<br>3. 阿土伯: 1.14%<br>4. 钱夫人: 1.04%<br>5. 忍太郎: 0.72%<br>6. 莎拉公主: -4.77%", "line": {"color": "rgba(0,0,0,0)", "width": 0.1}, "mode": "lines", "name": "", "showlegend": false, "type": "scatter", "x": ["2025-11-11", "2025-11-11"], "y": [0, 36.23]}, {"hoverinfo": "text", "hovertext": "<b>日期: 2025-11-12</b><br><br>1. 金贝贝: 2.90%<br>2. 宫本宝藏: 2.77%<br>3. 阿土伯: 1.99%<br>4. 忍太郎: 1.06%<br>5. 钱夫人: 1.05%<br>6. 莎拉公主: -4.56%", "line": {"color": "rgba(0,0,0,0)", "width": 0.1}, "mode": "lines", "name": "", "showlegend": false, "type": "scatter", "x": ["2025-11-12", "2025-11-12"], "y": [0, 38.21]}, {"hoverinfo": "text", "hovertext": "<b>日期: 2025-11-13</b><br><br>1. 金贝贝: 3.14%<br>2. 宫本宝藏: 2.88%<br>3. 忍太郎: 1.91%<br>4. 阿土伯: 1.42%<br>5. 钱夫人: 0.61%<br>6. 莎拉公主: -4.33%", "line": {"color": "rgba(0,0,0,0)", "width": 0.1}, "mode": "lines", "name": "", "showlegend": false, "type": "scatter", "x": ["2025-11-13", "2025-11-13"], "y": [0, 38.64]}, {"hoverinfo": "text", "hovertext": "<b>日期: 2025-11-14</b><br><br>1. 金贝贝: 2.66%<br>2. 宫本宝藏: 1.96%<br>3. 忍太郎: 1.84%<br>4. 阿土伯: 1.04%<br>5. 钱夫人: -0.50%<br>6. 莎拉公主: -4.38%", "line": {"color": "rgba(0,0,0,0)", "width": 0.1}, "mode": "lines", "name": "", "showlegend": false, "type": "scatter", "x": ["2025-11-14", "2025-11-14"], "y": [0, 35.62]}, {"hoverinfo": "text", "hovertext": "<b>日期: 2025-11-15</b><br><br>1. 金贝贝: 3.52%<br>2. 宫本宝藏: 2.90%<br>3. 忍太郎: 2.23%<br>4. 阿土伯: 1.85%<br>5. 钱夫人: 0.01%<br>6. 莎拉公主: -4.20%", "line": {"color": "rgba(0,0,0,0)", "width": 0.1}, "mode": "lines", "name": "", "showlegend": false, "type": "scatter", "x": ["2025-11-15", "2025-11-15"], "y": [0, 39.32]}, {"hoverinfo": "text", "hovertext": "<b>日期: 2025-11-16</b><br><br>1. 金贝贝: 2.92%<br>2. 忍太郎: 2.80%<br>3. 阿土伯: 2.70%<br>4. 宫本宝藏: 2.70%<br>5. 钱夫人: -1.05%<br>6. 莎拉公主: -4.62%", "line": {"color": "rgba(0,0,0,0)", "width": 0.1}, "mode": "lines", "name": "", "showlegend": false, "type": "scatter", "x": ["2025-11-16", "2025-11-16"], "y": [0, 38.45]}, {"hoverinfo": "text", "hovertext": "<b>日期: 2025-11-17</b><br><br>1. 金贝贝: 3.34%<br>2. 阿土伯: 2.74%<br>3. 宫本宝藏: 2.61%<br>4. 忍太郎: 1.74%<br>5. 钱夫人: -1.37%<br>6. 莎拉公主: -5.50%", "line": {"color": "rgba(0,0,0,0)", "width": 0.1}, "mode": "lines", "name": "", "showlegend": false, "type": "scatter", "x": ["2025-11-17", "2025-11-17"], "y": [0, 36.56]}], "layout": {"annotations": [{"font": {"color": "gray", "size": 10}, "showarrow": false, "text": "注：收益率已偏移 +5.50% 使所有值为正。排名高的在上方。", "x": 0, "xref": "paper", "y": -0.1, "yref": "paper"}], "height": 700, "hovermode": "closest", "legend": {"x": 1.01, "xanchor": "left", "y": 0.99, "yanchor": "top"}, "title": {"text": "玩家收益率排名变化带状图（Stream Graph）"}, "xaxis": {"title": {"text": "日期"}}, "yaxis": {"title": {"text": "累积带状高度"}}}}
